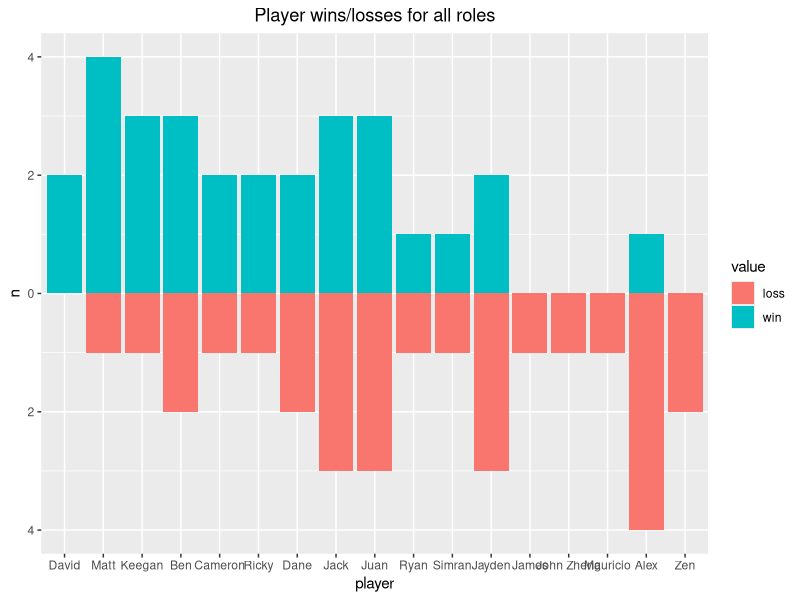
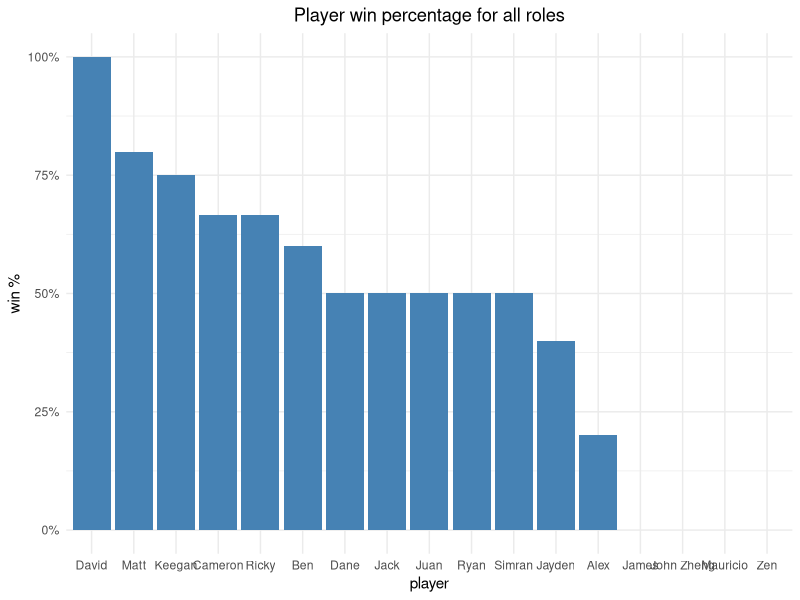
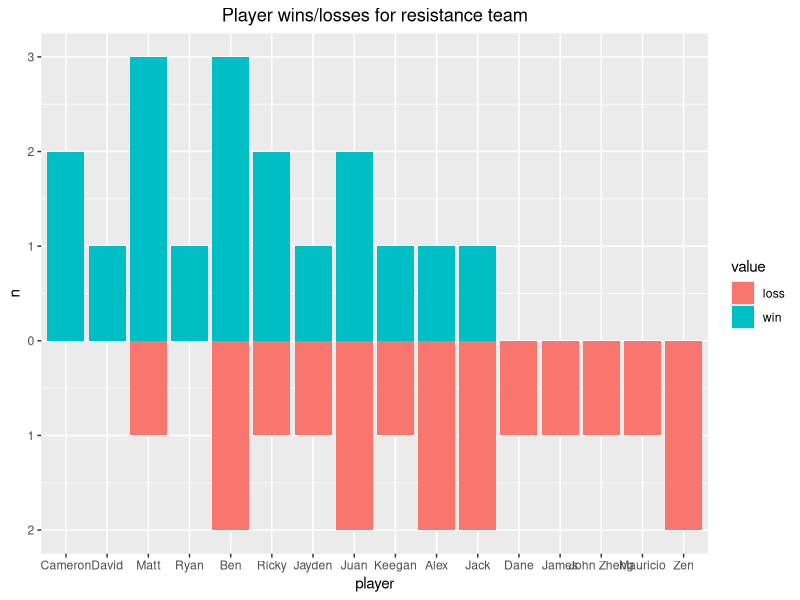
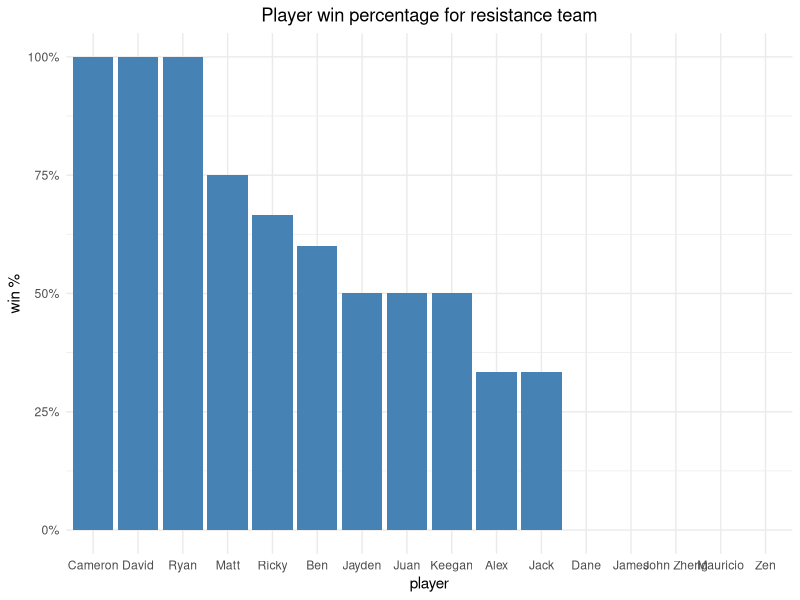
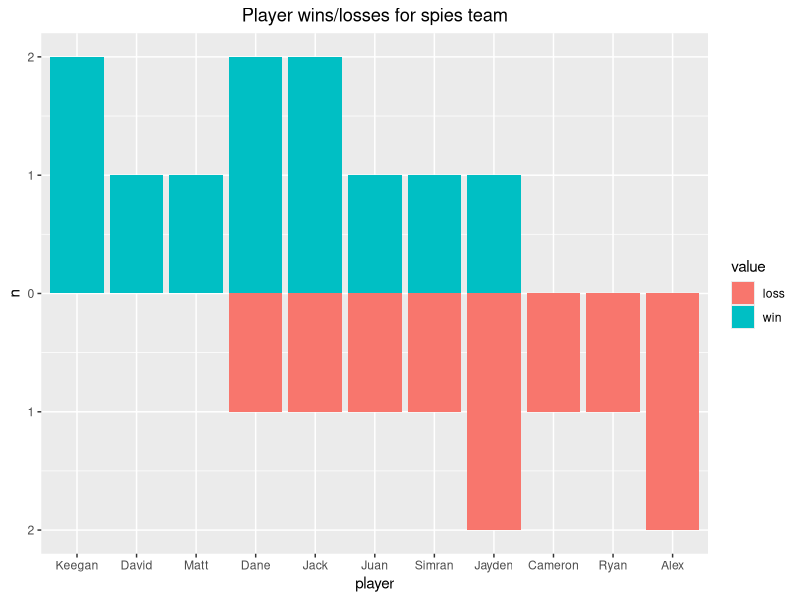
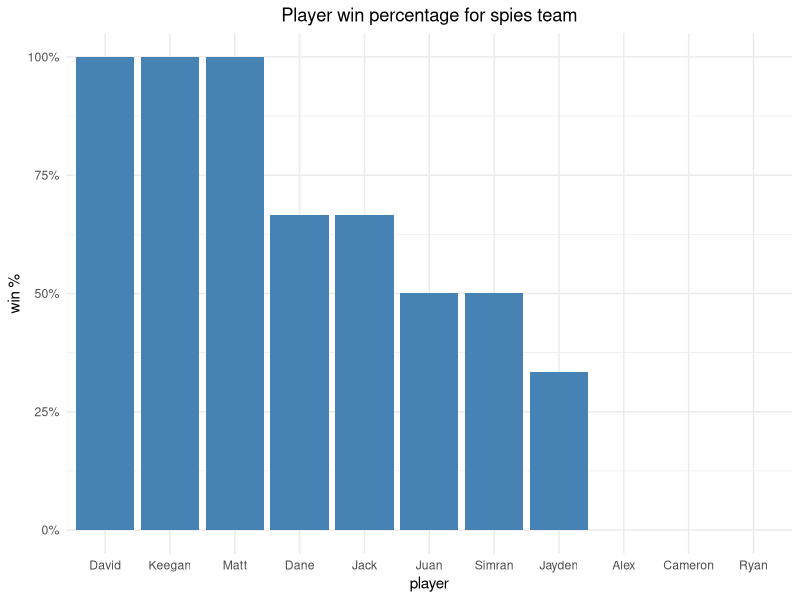
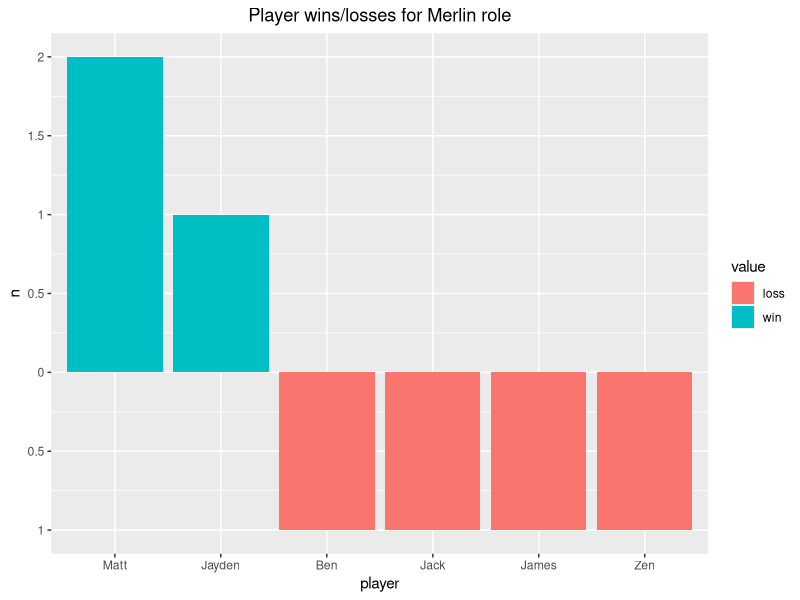
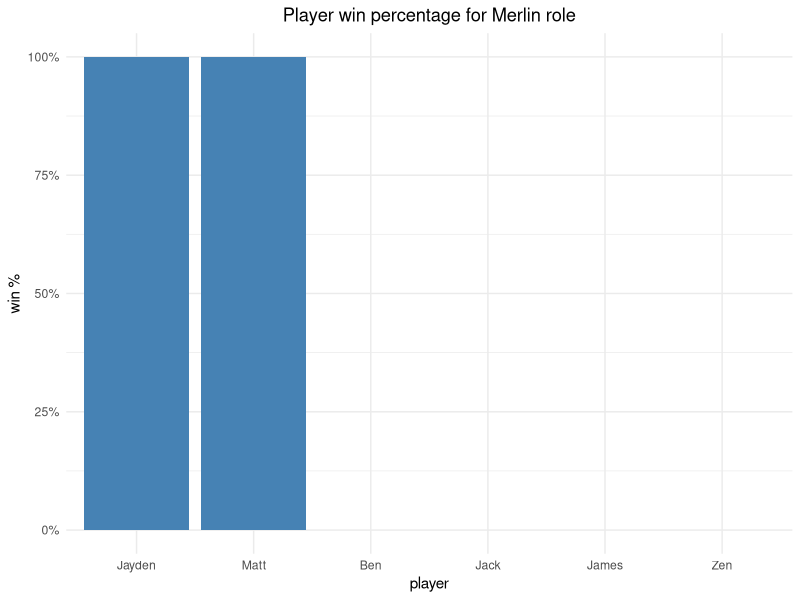

The R script that drew these images, in order:
#!/usr/bin/env Rscript

library(plyr)
suppressMessages(library(dplyr))
library(ggplot2)
library(reshape2)
library(scales)

# Load in data
raw_data <- readLines("data.txt")
raw_games <- split(raw_data[raw_data != ""], cumsum(raw_data == "")[raw_data != ""])

# Process data
games <- c()

for (game in raw_games) {
  raw_date <- unlist(strsplit(game[1], "\t"))[2]
  date <- as.Date(raw_date)

  raw_players <- unlist(strsplit(game[2], "\t"))[2]
  players <- as.numeric(raw_players)

  winning_team <- unlist(strsplit(game[3], "\t"))[2]

  # Make the game data frame
  game_df <- data.frame(
    sapply(
      game[4:(4 + players - 1)],
      function(line) unlist(strsplit(line, "\t"))
    )
  )
  game_df <- as.data.frame(t(unname(game_df)))
  colnames(game_df) <- c("player", "role")

  # Add in non-data frame attrs
  game_df.date <- date
  game_df.winning_team <- winning_team
  game_df.players <- players

  # Add team column
  game_df$team <- sapply(
    game_df[, "role"],
    function(role)
      if (role %in% c("merlin", "leffen", "resistance")) {
        "resistance"
      } else {
        "spies"
      }
  )

  # Add result column
  game_df$result <- sapply(
    game_df[, "team"],
    function(role)
      if (role == "resistance" & winning_team == "resistance") {
        "win"
      } else if (role == "spies" & winning_team == "spies") {
        "win"
      } else {
        "loss"
      }
  )

  games <- c(games, list(game_df))
}

# Put all games into a big dataframe
big_df <- rbind.fill(games)

# Count player win rates over all roles
all_role_molten_results <- melt(select(big_df, player, result), id.var = c("player"))
all_role_results <- dcast(all_role_molten_results, player ~ value, value.var = "player", length)
all_role_results <- transform(all_role_results, win_percent = win / (win + loss))

# Plot wins/losses for all roles
all_role_results_freq <- as.data.frame(all_role_molten_results %>% group_by(player, value) %>% tally())
all_role_results_freq$n2 <- ifelse(all_role_results_freq$value == "loss", -1 * all_role_results_freq$n, all_role_results_freq$n)

p_all_role_wins_losses <- (
  ggplot(data = all_role_results_freq)
  + geom_bar(aes(x = reorder(player, -n2), y = n2, fill = value), stat = "identity", position = "identity")
    + labs(title = "Player wins/losses for all roles", x = "player", y = "n")
    + scale_y_continuous(label = abs, breaks = pretty_breaks())
    + theme(plot.title = element_text(hjust = 0.5))
)
x11()
print(p_all_role_wins_losses)

# Plot win % for all roles
p_all_role_win_percent <- (
  ggplot(data = all_role_results, aes(x = reorder(player, -win_percent), y = win_percent))
  + geom_bar(stat = "identity", fill = "steelblue")
    + labs(title = "Player win percentage for all roles", x = "player", y = "win %")
    + scale_y_continuous(labels = scales::percent_format())
    + theme_minimal()
    + theme(plot.title = element_text(hjust = 0.5))
)
x11()
print(p_all_role_win_percent)

# Count player win rates for resistance team
resistance_big_df <- big_df[big_df$team == "resistance", ]
resistance_molten_results <- melt(select(resistance_big_df, player, result), id.var = c("player"))
resistance_results <- dcast(resistance_molten_results, player ~ value, value.var = "player", length)

# Plot wins/losses for resistance team
resistance_results_freq <- as.data.frame(resistance_molten_results %>% group_by(player, value) %>% tally())
resistance_results_freq$n2 <- ifelse(resistance_results_freq$value == "loss", -1 * resistance_results_freq$n, resistance_results_freq$n)
resistance_results <- transform(resistance_results, win_percent = win / (win + loss))

p_resistance_wins_losses <- (
  ggplot(data = resistance_results_freq)
  + geom_bar(aes(x = reorder(player, -n2), y = n2, fill = value), stat = "identity", position = "identity")
    + labs(title = "Player wins/losses for resistance team", x = "player", y = "n")
    + scale_y_continuous(label = abs, breaks = pretty_breaks())
    + theme(plot.title = element_text(hjust = 0.5))
)
x11()
print(p_resistance_wins_losses)

# Plot win % for all roles
p_resistance_win_percent <- (
  ggplot(data = resistance_results, aes(x = reorder(player, -win_percent), y = win_percent))
  + geom_bar(stat = "identity", fill = "steelblue")
    + labs(title = "Player win percentage for resistance team", x = "player", y = "win %")
    + scale_y_continuous(labels = scales::percent_format())
    + theme_minimal()
    + theme(plot.title = element_text(hjust = 0.5))
)
x11()
print(p_resistance_win_percent)


# Count player win rates for spies team
spies_big_df <- big_df[big_df$team == "spies", ]
spies_molten_results <- melt(select(spies_big_df, player, result), id.var = c("player"))
spies_results <- dcast(spies_molten_results, player ~ value, value.var = "player", length)

# Plot wins/losses for spies team
spies_results_freq <- as.data.frame(spies_molten_results %>% group_by(player, value) %>% tally())
spies_results_freq$n2 <- ifelse(spies_results_freq$value == "loss", -1 * spies_results_freq$n, spies_results_freq$n)
spies_results <- transform(spies_results, win_percent = win / (win + loss))

p_spies_wins_losses <- (
  ggplot(data = spies_results_freq)
  + geom_bar(aes(x = reorder(player, -n2), y = n2, fill = value), stat = "identity", position = "identity")
    + labs(title = "Player wins/losses for spies team", x = "player", y = "n")
    + scale_y_continuous(label = abs, breaks = pretty_breaks())
    + theme(plot.title = element_text(hjust = 0.5))
)
x11()
print(p_spies_wins_losses)

# Plot win % for all roles
p_spies_win_percent <- (
  ggplot(data = spies_results, aes(x = reorder(player, -win_percent), y = win_percent))
  + geom_bar(stat = "identity", fill = "steelblue")
    + labs(title = "Player win percentage for spies team", x = "player", y = "win %")
    + scale_y_continuous(labels = scales::percent_format())
    + theme_minimal()
    + theme(plot.title = element_text(hjust = 0.5))
)
x11()
print(p_spies_win_percent)


# Count player win rates for Merlin role
merlin_big_df <- big_df[big_df$role == "merlin", ]
merlin_molten_results <- melt(select(merlin_big_df, player, result), id.var = c("player"))
merlin_results <- dcast(merlin_molten_results, player ~ value, value.var = "player", length)

# Plot wins/losses for all roles
merlin_results_freq <- as.data.frame(merlin_molten_results %>% group_by(player, value) %>% tally())
merlin_results_freq$n2 <- ifelse(merlin_results_freq$value == "loss", -1 * merlin_results_freq$n, merlin_results_freq$n)
merlin_results <- transform(merlin_results, win_percent = win / (win + loss))

p_merlin_wins_losses <- (
  ggplot(data = merlin_results_freq)
  + geom_bar(aes(x = reorder(player, -n2), y = n2, fill = value), stat = "identity", position = "identity")
    + labs(title = "Player wins/losses for Merlin role", x = "player", y = "n")
    + scale_y_continuous(label = abs, breaks = pretty_breaks())
    + theme(plot.title = element_text(hjust = 0.5))
)
x11()
print(p_merlin_wins_losses)

# Plot win % for all roles
p_merlin_win_percent <- (
  ggplot(data = merlin_results, aes(x = reorder(player, -win_percent), y = win_percent))
  + geom_bar(stat = "identity", fill = "steelblue")
    + labs(title = "Player win percentage for Merlin role", x = "player", y = "win %")
    + scale_y_continuous(labels = scales::percent_format())
    + theme_minimal()
    + theme(plot.title = element_text(hjust = 0.5))
)
x11()
print(p_merlin_win_percent)

# Wait for user to kill script (uncomment this if running with Rscript)
# Sys.sleep(999999999999)
